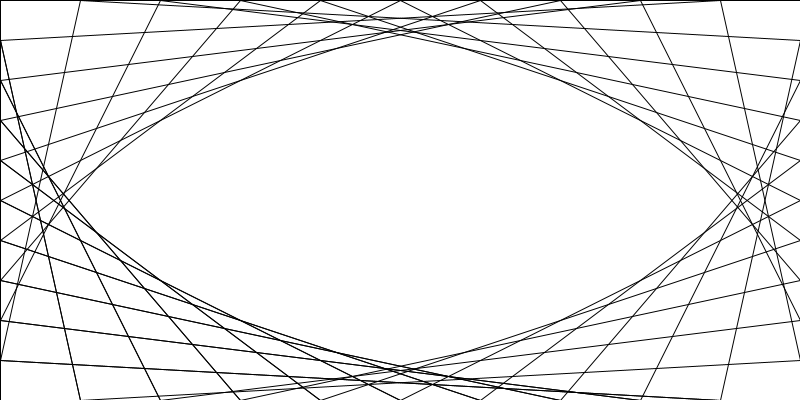
Frame 1 (no input)
Frame 60 (the mouse pressed at the canvas centre just before this capture): identical to frame 1, image omitted
Frame 120 (the mouse held since frame 60 and released just before this capture): identical to frame 1, image omitted

The Processing sketch that drew this single still picture (run headless with seeded random() and noise(); from frame 60 on, the mouse is pressed at the canvas centre):

// Processing sketch: sketch_260427a
// ── sketch_260427a.pde

int cant = 10;
int sepx, sepy;
void setup() {
  size(800, 400);
  sepx = width/cant;
  sepy = height/cant;
}

void draw() {
  background(255);
  for (int i = 0; i<cant; i++) {
    line(0, i*sepy, i*sepx, height);
  }
  for (int i = 0; i<cant; i++) {
    line(width, i*sepy, i*sepx, 0);
  }
  for (int i = 0; i<cant; i++) {
    line(0, i*sepy, i*sepx, height);
  }
  for (int i = 0; i<cant; i++) {
    line(0, height - i * sepy, i * sepx, 0);
  }
  for (int i = 0; i<cant; i++) {
    line(width, i * sepy, width - i * sepx, height);
  }
}
